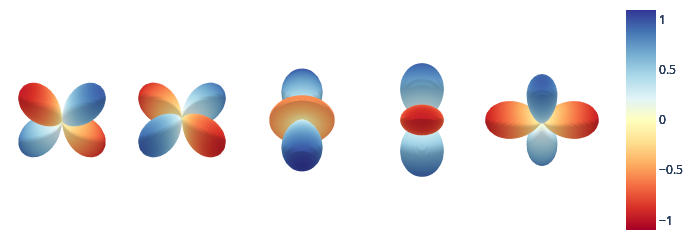

The cell this chart's notebook holds for it:
### Code cell
r = s2_grid()
tp = o3.ElementwiseTensorProduct("1o", "1o", ['2e'], irrep_normalization='norm')
y2 = tp(r, r)
fig = plot(y2)

### Figure 1 — Plotly figure (JSON) as saved in the notebook; plotly's stock layout.template omitted (floating-point values rounded to 4 significant figures; data arrays with more than 128 entries replaced by an {"elided": "..."} marker saying what was removed)
{"data": [{"cmax": 1.095, "cmin": -1.095, "colorscale": [[0, "rgb(165,0,38)"], [0.1, "rgb(215,48,39)"], [0.2, "rgb(244,109,67)"], [0.3, "rgb(253,174,97)"], [0.4, "rgb(254,224,144)"], [0.5, "rgb(255,255,191)"], [0.6, "rgb(224,243,248)"], [0.7, "rgb(171,217,233)"], [0.8, "rgb(116,173,209)"], [0.9, "rgb(69,117,180)"], [1, "rgb(49,54,149)"]], "surfacecolor": {"elided": "40x80 float values"}, "type": "surface", "x": {"elided": "40x80 float values"}, "y": {"elided": "40x80 float values"}, "z": {"elided": "40x80 float values"}}, {"cmax": 1.095, "cmin": -1.095, "colorscale": [[0, "rgb(165,0,38)"], [0.1, "rgb(215,48,39)"], [0.2, "rgb(244,109,67)"], [0.3, "rgb(253,174,97)"], [0.4, "rgb(254,224,144)"], [0.5, "rgb(255,255,191)"], [0.6, "rgb(224,243,248)"], [0.7, "rgb(171,217,233)"], [0.8, "rgb(116,173,209)"], [0.9, "rgb(69,117,180)"], [1, "rgb(49,54,149)"]], "surfacecolor": {"elided": "40x80 float values"}, "type": "surface", "x": {"elided": "40x80 float values"}, "y": {"elided": "40x80 float values"}, "z": {"elided": "40x80 float values"}}, {"cmax": 1.095, "cmin": -1.095, "colorscale": [[0, "rgb(165,0,38)"], [0.1, "rgb(215,48,39)"], [0.2, "rgb(244,109,67)"], [0.3, "rgb(253,174,97)"], [0.4, "rgb(254,224,144)"], [0.5, "rgb(255,255,191)"], [0.6, "rgb(224,243,248)"], [0.7, "rgb(171,217,233)"], [0.8, "rgb(116,173,209)"], [0.9, "rgb(69,117,180)"], [1, "rgb(49,54,149)"]], "surfacecolor": {"elided": "40x80 float values"}, "type": "surface", "x": {"elided": "40x80 float values"}, "y": {"elided": "40x80 float values"}, "z": {"elided": "40x80 float values"}}, {"cmax": 1.095, "cmin": -1.095, "colorscale": [[0, "rgb(165,0,38)"], [0.1, "rgb(215,48,39)"], [0.2, "rgb(244,109,67)"], [0.3, "rgb(253,174,97)"], [0.4, "rgb(254,224,144)"], [0.5, "rgb(255,255,191)"], [0.6, "rgb(224,243,248)"], [0.7, "rgb(171,217,233)"], [0.8, "rgb(116,173,209)"], [0.9, "rgb(69,117,180)"], [1, "rgb(49,54,149)"]], "surfacecolor": {"elided": "40x80 float values"}, "type": "surface", "x": {"elided": "40x80 float values"}, "y": {"elided": "40x80 float values"}, "z": {"elided": "40x80 float values"}}, {"cmax": 1.095, "cmin": -1.095, "colorscale": [[0, "rgb(165,0,38)"], [0.1, "rgb(215,48,39)"], [0.2, "rgb(244,109,67)"], [0.3, "rgb(253,174,97)"], [0.4, "rgb(254,224,144)"], [0.5, "rgb(255,255,191)"], [0.6, "rgb(224,243,248)"], [0.7, "rgb(171,217,233)"], [0.8, "rgb(116,173,209)"], [0.9, "rgb(69,117,180)"], [1, "rgb(49,54,149)"]], "surfacecolor": {"elided": "40x80 float values"}, "type": "surface", "x": {"elided": "40x80 float values"}, "y": {"elided": "40x80 float values"}, "z": {"elided": "40x80 float values"}}], "layout": {"height": 160, "margin": {"b": 0, "l": 0, "r": 0, "t": 0}, "paper_bgcolor": "rgba(0,0,0,0)", "plot_bgcolor": "rgba(0,0,0,0)", "scene": {"aspectmode": "manual", "aspectratio": {"x": 8, "y": 2, "z": 2}, "camera": {"center": {"x": 0, "y": 0, "z": 0}, "eye": {"x": 0, "y": -5, "z": 5}, "projection": {"type": "orthographic"}, "up": {"x": 0, "y": 0, "z": 1}}, "xaxis": {"nticks": 3, "range": [-8, 8], "showbackground": false, "showgrid": false, "showticklabels": false, "title": {"text": ""}, "zeroline": false}, "yaxis": {"nticks": 3, "range": [-2, 2], "showbackground": false, "showgrid": false, "showticklabels": false, "title": {"text": ""}, "zeroline": false}, "zaxis": {"nticks": 3, "range": [-2, 2], "showbackground": false, "showgrid": false, "showticklabels": false, "title": {"text": ""}, "zeroline": false}}, "width": 690}}
